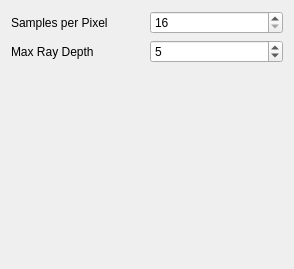
<?xml version="1.0" encoding="UTF-8"?>
<ui version="4.0">
 <class>OSPRayViewOptions</class>
 <widget class="QWidget" name="OSPRayViewOptions">
  <property name="geometry">
   <rect>
    <x>0</x>
    <y>0</y>
    <width>294</width>
    <height>269</height>
   </rect>
  </property>
  <property name="windowTitle">
   <string>Dialog</string>
  </property>
  <layout class="QGridLayout" name="gridLayout">
   <!-- <item row="1" column="0">
    <layout class="QHBoxLayout" name="horizontalLayout">
     <item>
      <widget class="QLabel" name="label">
       <property name="toolTip">
        <string/>
       </property>
       <property name="text">
        <string>Render Threads</string>
       </property>
      </widget>
     </item>
     <item>
      <widget class="QSpinBox" name="threads">
       <property name="toolTip">
        <string>Controls the number of OSPRay rendering threads.</string>
       </property>
       <property name="minimum">
        <number>1</number>
       </property>
       <property name="maximum">
        <number>256</number>
       </property>
      </widget>
     </item>
    </layout>
   </item> -->
   <item row="3" column="0">
    <layout class="QHBoxLayout" name="horizontalLayout_2">
     <item>
      <widget class="QLabel" name="label_2">
       <property name="text">
        <string>Samples per Pixel</string>
       </property>
      </widget>
     </item>
     <item>
      <widget class="QSpinBox" name="samples">
       <property name="toolTip">
        <string>Controls multisample rendering.</string>
       </property>
       <property name="minimum">
        <number>16</number>
       </property>
      </widget>
     </item>
    </layout>
   </item>
   <item row="4" column="0">
    <layout class="QHBoxLayout" name="horizontalLayout_3">
     <item>
      <widget class="QLabel" name="label_3">
       <property name="text">
        <string>Max Ray Depth</string>
       </property>
      </widget>
     </item>
     <item>
      <widget class="QSpinBox" name="maxDepth">
       <property name="toolTip">
        <string>Controls maximum number of ray bounces.</string>
       </property>
       <property name="minimum">
        <number>1</number>
       </property>
       <property name="value">
        <number>5</number>
       </property>
      </widget>
     </item>
    </layout>
   </item>
   <item row="5" column="0">
    <spacer name="verticalSpacer">
     <property name="orientation">
      <enum>Qt::Vertical</enum>
     </property>
     <property name="sizeHint" stdset="0">
      <size>
       <width>20</width>
       <height>40</height>
      </size>
     </property>
    </spacer>
   </item>
   <item row="2" column="0">
    <!-- <widget class="QCheckBox" name="shadows">
     <property name="toolTip">
      <string>Enable/Disable shadows</string>
     </property>
     <property name="text">
      <string>Shadows</string>
     </property>
    </widget> -->
    <!--
     <widget class="QCheckBox" name="ao">
     <property name="toolTip">
      <string>Enable/Disable AO</string>
     </property>
     <property name="text">
      <string>Ambient Occlusion</string>
     </property>
     <property name="checked">
      <bool>true</bool>
    </property>
    </widget> 
  -->
   </item>
  </layout>
 </widget>
 <resources/>
 <connections/>
</ui>
